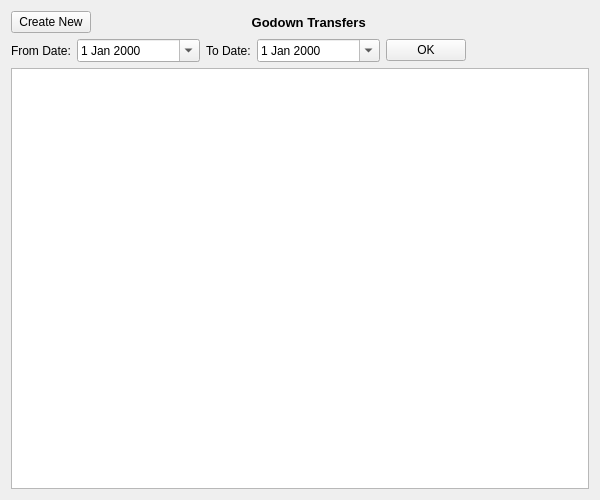
<?xml version="1.0" encoding="UTF-8"?>
<ui version="4.0">
 <class>GodownTransfer</class>
 <widget class="QWidget" name="GodownTransfer">
  <property name="geometry">
   <rect>
    <x>0</x>
    <y>0</y>
    <width>600</width>
    <height>500</height>
   </rect>
  </property>
  <property name="windowTitle">
   <string>Form</string>
  </property>
  <layout class="QGridLayout" name="gridLayout">
   <item row="0" column="0">
    <widget class="QPushButton" name="createNewPushButton">
     <property name="sizePolicy">
      <sizepolicy hsizetype="Fixed" vsizetype="Fixed">
       <horstretch>0</horstretch>
       <verstretch>0</verstretch>
      </sizepolicy>
     </property>
     <property name="text">
      <string>Create New</string>
     </property>
    </widget>
   </item>
   <item row="0" column="1">
    <widget class="QLabel" name="titleLabel">
     <property name="font">
      <font>
       <pointsize>10</pointsize>
       <weight>75</weight>
       <bold>true</bold>
      </font>
     </property>
     <property name="text">
      <string>Godown Transfers                   </string>
     </property>
     <property name="alignment">
      <set>Qt::AlignCenter</set>
     </property>
    </widget>
   </item>
   <item row="1" column="0" colspan="2">
    <layout class="QHBoxLayout" name="horizontalLayout" stretch="0,1,0,1,0,1">
     <item>
      <widget class="QLabel" name="fromDateLabel">
       <property name="sizePolicy">
        <sizepolicy hsizetype="Fixed" vsizetype="Preferred">
         <horstretch>0</horstretch>
         <verstretch>0</verstretch>
        </sizepolicy>
       </property>
       <property name="text">
        <string>From Date:</string>
       </property>
      </widget>
     </item>
     <item>
      <widget class="QDateEdit" name="fromDateDateEdit">
       <property name="sizePolicy">
        <sizepolicy hsizetype="Preferred" vsizetype="Fixed">
         <horstretch>0</horstretch>
         <verstretch>0</verstretch>
        </sizepolicy>
       </property>
       <property name="calendarPopup">
        <bool>true</bool>
       </property>
      </widget>
     </item>
     <item>
      <widget class="QLabel" name="toDateLabel">
       <property name="sizePolicy">
        <sizepolicy hsizetype="Fixed" vsizetype="Preferred">
         <horstretch>0</horstretch>
         <verstretch>0</verstretch>
        </sizepolicy>
       </property>
       <property name="text">
        <string>To Date:</string>
       </property>
      </widget>
     </item>
     <item>
      <widget class="QDateEdit" name="toDateDateEdit">
       <property name="calendarPopup">
        <bool>true</bool>
       </property>
      </widget>
     </item>
     <item>
      <widget class="QPushButton" name="okPushButton">
       <property name="sizePolicy">
        <sizepolicy hsizetype="Fixed" vsizetype="Fixed">
         <horstretch>0</horstretch>
         <verstretch>0</verstretch>
        </sizepolicy>
       </property>
       <property name="text">
        <string>OK</string>
       </property>
      </widget>
     </item>
     <item>
      <spacer name="horizontalSpacer">
       <property name="orientation">
        <enum>Qt::Horizontal</enum>
       </property>
       <property name="sizeHint" stdset="0">
        <size>
         <width>40</width>
         <height>20</height>
        </size>
       </property>
      </spacer>
     </item>
    </layout>
   </item>
   <item row="2" column="0" colspan="2">
    <widget class="QTableView" name="tableView">
     <property name="selectionBehavior">
      <enum>QAbstractItemView::SelectRows</enum>
     </property>
    </widget>
   </item>
  </layout>
 </widget>
 <tabstops>
  <tabstop>createNewPushButton</tabstop>
  <tabstop>fromDateDateEdit</tabstop>
  <tabstop>toDateDateEdit</tabstop>
  <tabstop>okPushButton</tabstop>
  <tabstop>tableView</tabstop>
 </tabstops>
 <resources/>
 <connections/>
</ui>
